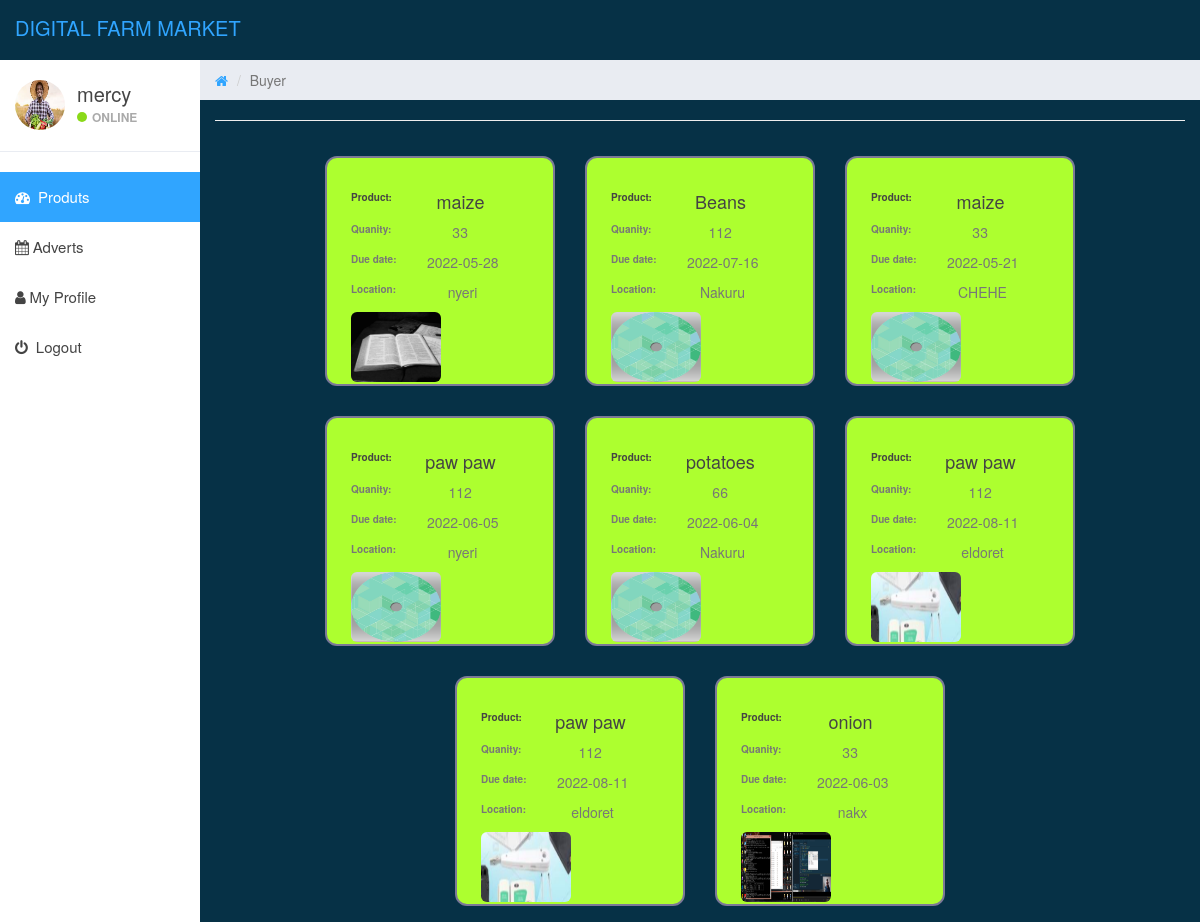
Screenshot of /buyer/products.php (signed in) with the database file from the repository.
### tables this page shows
CREATE TABLE `buyer` (
  `id` int(33) NOT NULL,
  `buyerid` int(11) NOT NULL,
  `user_name` text NOT NULL,
  `password` varchar(12) NOT NULL,
  `Phone_no` int(12) NOT NULL,
  `Gender` text NOT NULL,
  `location` text NOT NULL
);

CREATE TABLE `product` (
  `id` int(33) NOT NULL,
  `sellerid` int(25) NOT NULL,
  `product` text NOT NULL,
  `quantity` varchar(12) NOT NULL,
  `date` date NOT NULL,
  `image` varchar(233) NOT NULL,
  `location` varchar(23) NOT NULL,
  `Price` int(33) NOT NULL,
  `contact` int(14) NOT NULL
);

### buyer/products.php (the view, shortened to what this page needs)
<?php
include('../includes/dbconnect.php');
  ?>
<!DOCTYPE html>
<html>
<head>
	<link href="../css/bootstrap.min.css" rel="stylesheet">
	<link href="../css/font-awesome.min.css" rel="stylesheet">
	<link href="../css/datepicker3.css" rel="stylesheet">
	<link href="../css/styles.css" rel="stylesheet">
</head>
<body>
	<?php include_once('../includes/header.php');?>
	<?php include_once('../includes/sidebarBUYER.php');?>
	<div class="col-sm-9 col-sm-offset-3 col-lg-10 col-lg-offset-2 main">
		<div class="row">
			<ol class="breadcrumb">
				<li><a href="#">
					<em class="fa fa-home"></em>
				</a></li>
				<li class="active">Buyer</li>
			</ol>
		</div>
	<div class="row ">
			<div class="col-lg-12 ">
		<hr/>
        <div style="display:flex; justify-content: center;
 width:100%; max-width:1095px; margin: 0 auto; flex-wrap: wrap;">
    <?php
    $query = $con->query("SELECT * FROM product ORDER BY id DESC");
             while($row = $query->fetch_array()){
               ?>
<div class='soc-track s200 home-soc-200' onclick='#'>
                <h4><span class="sh">Product:</span> <?php echo $row ['product'];?></h4>
                <p> <span class="sh">Quanity:</span>  <?php echo $row ['quantity'];?></p>
                <p><span class="sh">Due date:</span> <?php echo $row ['date'];?></p>
                <p><span class="sh">Location:</span> <?php echo $row ['location'];?></p>
                <i><span class="sh"><a href="https://api.whatsapp.com/send?phone=254.<?php echo $row ['contact'];?>&text=Hi" target='_blank'><img src="<?php echo $row['image']; ?>" width="90" height="70" class="img-rounded"></a></span></i>
</div>
<?php }?>
                        </div>
                    </div>
            </div>
        </div>
</body>
</html>

### includes/sidebarBUYER.php (shortened to what this page needs)
<div id="sidebar-collapse" class="col-sm-3 col-lg-2 sidebar">
        <div class="profile-sidebar">
            <div class="profile-userpic">
                <img src="../farmer.jpg" class="img-responsive" alt="">
            </div>
            <div class="profile-usertitle">
    <?php
$uid=$_SESSION['buyerid'];
$ret=mysqli_query($con,"select user_name from buyer where id='$uid'");
$row=mysqli_fetch_array($ret);
$name=$row['user_name'];
?>
                <div class="profile-usertitle-name"><?php echo $name; ?></div>
                <div class="profile-usertitle-status"><span class="indicator label-success"></span>Online</div>
            </div>
        </div>
        <ul class="nav menu">
            <li class="active"><a href="products.php"><em class="fa fa-dashboard">&nbsp;</em> Produts</a></li>
           <li class=""><a href="adverts.php"><em class="fa fa-calendar">&nbsp;</em>Adverts</a></li>
            <li><a href="user-profile.php"><em class="fa fa-user">&nbsp;</em>My Profile</a></li>
            <li><a href="../logout.php"><em class="fa fa-power-off">&nbsp;</em> Logout</a></li>
        </ul>
    </div>

### css/styles.css (style rules this page uses)
body { background: #063146; padding-top: 60px; font-size: 14px; color: #444444; font-family: "Montserrat", "Helvetica Neue", Helvetica, Arial, sans-serif; }
p { color: #777; }
a, a:hover, a:focus { color: #30a5ff; }
h1, h2, h3, h4, h5, h6 { color: #444444; }
h3, h4 { font-weight: 300; }
.label-success { background-color: #8ad919; }
.sidebar { display: block; padding: 0; display: none; box-shadow: none; background: #fff; }
.sidebar ul { margin: 20px 0px; }
@media (min-width: 768px) { .sidebar { display: block; position: fixed; top: 60px; bottom: 0; left: 0; z-index: 1000; display: block; margin: 0; padding: 0; overflow-x: hidden; overflow-y: auto; } }
.sidebar ul.nav .active a, .sidebar ul.nav li.parent a.active, .sidebar ul.nav .active > a:hover, .sidebar ul.nav li.parent a.active:hover, .sidebar ul.nav .active > a:focus, .sidebar ul.nav li.parent a.active:focus { color: #fff; background-color: #30a5ff; }
.sidebar ul.nav li a { height: 50px; font-size: 15px; line-height: 2em; color: #444444; }
.profile-sidebar { padding: 10px 0; border-bottom: 1px solid #e9ecf2; }
.indicator { width: 10px; height: 10px; display: inline-block; border-radius: 9999px; margin-right: 5px; }
.profile-userpic img { float: left; margin: 10px 0px 0px 15px; width: 50px; height: 50px; border-radius: 9999px !important; }
.profile-usertitle { float: left; text-align: left; margin: 10px 0 0 12px; }
.profile-usertitle-name { font-size: 20px; margin-bottom: 0px; }
.profile-usertitle-status { text-transform: uppercase; color: #AAA; font-size: 12px; font-weight: 600; margin-bottom: 15px; }
.breadcrumb { border-radius: 0; padding: 10px 15px 10px 15px; background: #e9ecf2; margin: 0; }

### buyer/products.php (style rules this page uses)
.soc-track { background: greenyellow; border:solid #7b7996 2px; padding: 24px; border-radius: 12px; margin: 15px; width:230px; height:230px; text-align:center; transition: all 0.2s ease; }
.sh { font-weight: bold; font-size: 10px; float: left; }

### rows the page displays
buyer: user_name "mercy"
product: product "maize", quantity "33", date "2022-05-28", location "nyeri", image (picture)
product: product "Beans", quantity "112", date "2022-07-16", location "Nakuru", image (picture)
product: product "maize", quantity "33", date "2022-05-21", location "CHEHE", image (picture)
product: product "paw paw", quantity "112", date "2022-06-05", location "nyeri", image (picture)
product: product "potatoes", quantity "66", date "2022-06-04", location "Nakuru", image (picture)
product: product "paw paw", quantity "112", date "2022-08-11", location "eldoret", image (picture)
product: product "paw paw", quantity "112", date "2022-08-11", location "eldoret", image (picture)
product: product "onion", quantity "33", date "2022-06-03", location "nakx", image (picture)
